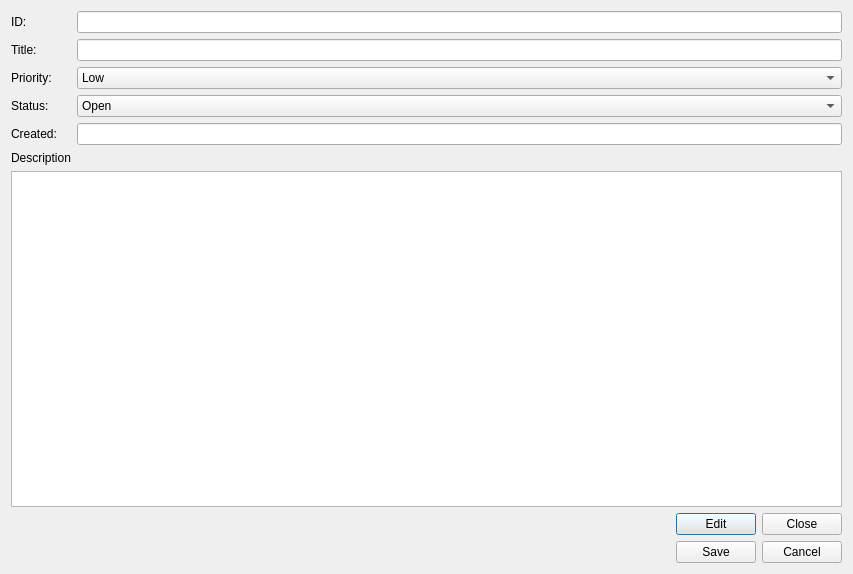
<?xml version="1.0" encoding="UTF-8"?>
<ui version="4.0">
 <class>TicketDialog</class>
 <widget class="QDialog" name="TicketDialog">
  <property name="geometry">
   <rect>
    <x>0</x>
    <y>0</y>
    <width>853</width>
    <height>574</height>
   </rect>
  </property>
  <property name="windowTitle">
   <string>Dialog</string>
  </property>
  <layout class="QHBoxLayout" name="horizontalLayout">
   <item>
    <layout class="QGridLayout" name="gridLayout">
     <item row="7" column="2">
      <widget class="QPushButton" name="btnEdit">
       <property name="text">
        <string>Edit</string>
       </property>
      </widget>
     </item>
     <item row="0" column="0">
      <widget class="QLabel" name="label">
       <property name="text">
        <string>ID:</string>
       </property>
      </widget>
     </item>
     <item row="0" column="1" colspan="3">
      <widget class="QLineEdit" name="editId"/>
     </item>
     <item row="3" column="0">
      <widget class="QLabel" name="label_4">
       <property name="text">
        <string>Status:</string>
       </property>
      </widget>
     </item>
     <item row="5" column="0">
      <widget class="QLabel" name="label_6">
       <property name="text">
        <string>Description</string>
       </property>
      </widget>
     </item>
     <item row="4" column="1" colspan="3">
      <widget class="QLineEdit" name="editCreated"/>
     </item>
     <item row="1" column="0">
      <widget class="QLabel" name="label_2">
       <property name="text">
        <string>Title:</string>
       </property>
      </widget>
     </item>
     <item row="2" column="0">
      <widget class="QLabel" name="label_3">
       <property name="text">
        <string>Priority:</string>
       </property>
      </widget>
     </item>
     <item row="7" column="3">
      <widget class="QPushButton" name="btnClose">
       <property name="text">
        <string>Close</string>
       </property>
      </widget>
     </item>
     <item row="3" column="1" colspan="3">
      <widget class="QComboBox" name="comboStatus">
       <item>
        <property name="text">
         <string>Open</string>
        </property>
       </item>
       <item>
        <property name="text">
         <string>In Progress</string>
        </property>
       </item>
       <item>
        <property name="text">
         <string>Closed</string>
        </property>
       </item>
      </widget>
     </item>
     <item row="4" column="0">
      <widget class="QLabel" name="label_5">
       <property name="text">
        <string>Created:</string>
       </property>
      </widget>
     </item>
     <item row="2" column="1" colspan="3">
      <widget class="QComboBox" name="comboPriority">
       <item>
        <property name="text">
         <string>Low</string>
        </property>
       </item>
       <item>
        <property name="text">
         <string>Medium</string>
        </property>
       </item>
       <item>
        <property name="text">
         <string>High</string>
        </property>
       </item>
      </widget>
     </item>
     <item row="7" column="1">
      <spacer name="horizontalSpacer">
       <property name="orientation">
        <enum>Qt::Orientation::Horizontal</enum>
       </property>
       <property name="sizeHint" stdset="0">
        <size>
         <width>40</width>
         <height>20</height>
        </size>
       </property>
      </spacer>
     </item>
     <item row="6" column="0" colspan="4">
      <widget class="QTextEdit" name="editDescription"/>
     </item>
     <item row="1" column="1" colspan="3">
      <widget class="QLineEdit" name="editTitle"/>
     </item>
     <item row="8" column="3">
      <widget class="QPushButton" name="btnCancel">
       <property name="text">
        <string>Cancel</string>
       </property>
      </widget>
     </item>
     <item row="8" column="2">
      <widget class="QPushButton" name="btnSave">
       <property name="text">
        <string>Save</string>
       </property>
      </widget>
     </item>
    </layout>
   </item>
  </layout>
 </widget>
 <resources/>
 <connections/>
</ui>
